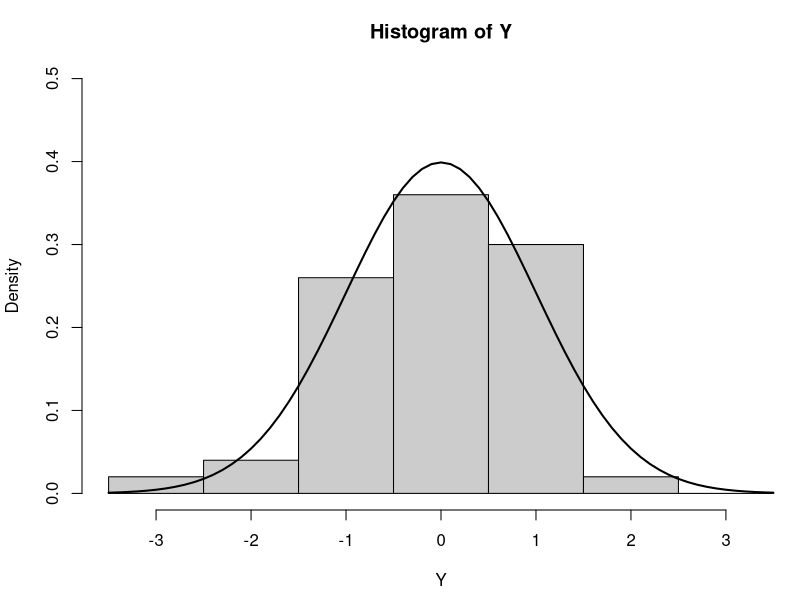
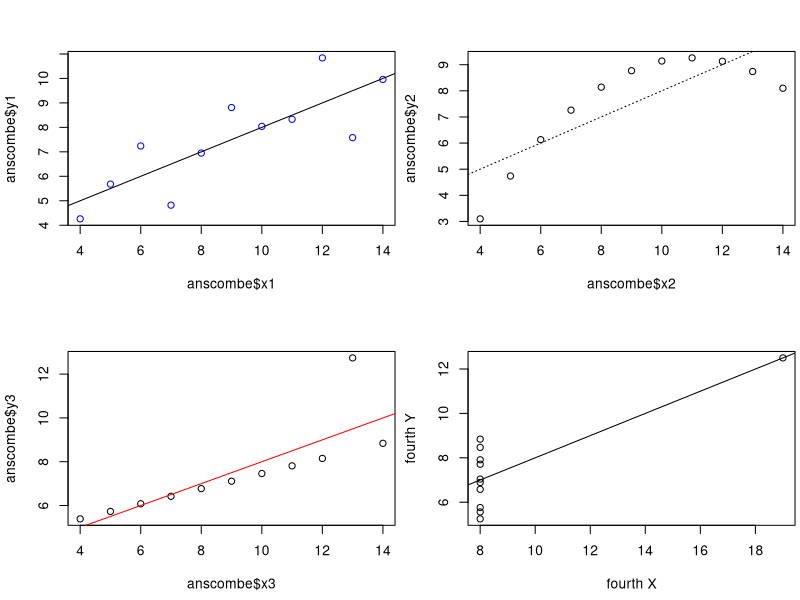
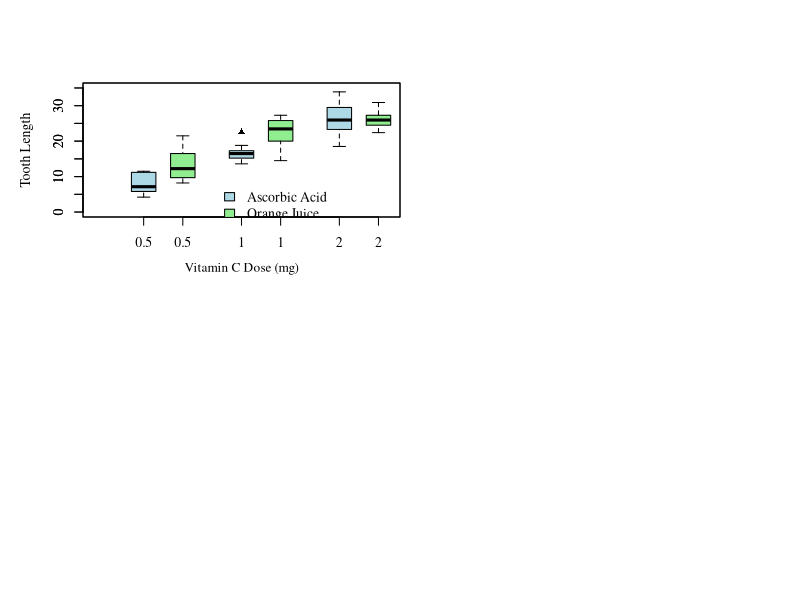
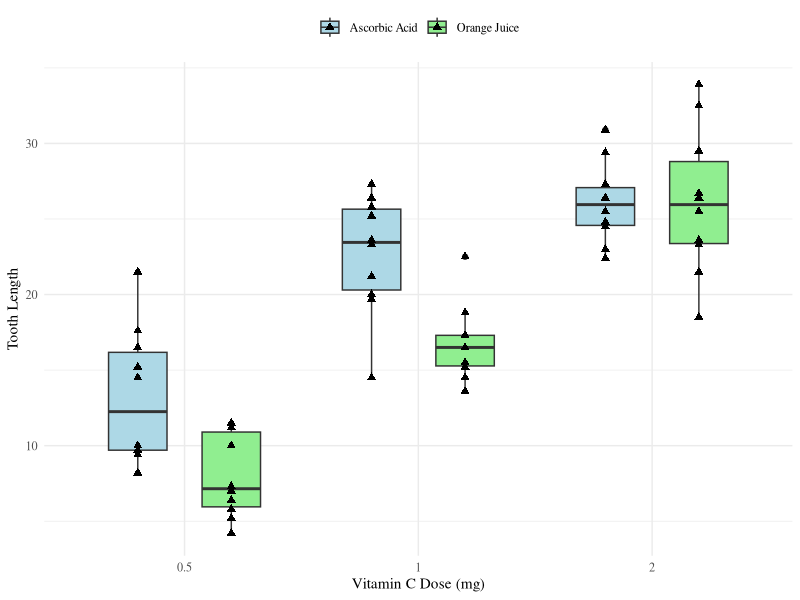

Generate these figures, in order, with R:
## ---- chunk 1
# Random data
Y <- rnorm(50)
# Make sure no Y exceed [-3.5, 3.5]
Y[Y < -3.5 | Y > 3.5] <- NA # Selection/set range
x <- seq(-3.5, 3.5, .1)
dn <- dnorm(x)
par(mar=c(4.5, 4.1, 3.1, 0))
hist(Y, breaks=seq(-3.5, 3.5), ylim=c(0, 0.5), col="gray80", freq=FALSE)
lines(x, dnorm(x), lwd=2)
par(mar=c(5.1, 4.1, 4.1, 2.1))

## ---- chunk 2
# Create four model objects
data(anscombe)  # Load Anscombe's data
lm1 <- lm(y1 ~ x1, data=anscombe)
summary(lm1)
lm2 <- lm(y2 ~ x2, data=anscombe)
summary(lm2)
lm3 <- lm(y3 ~ x3, data=anscombe)
summary(lm3)
lm4 <- lm(y4 ~ x4, data=anscombe)
summary(lm4)


## ---- chunk 3
par(mfrow=c(2, 2),mar=c(4.5, 4.1, 3.1, 0.3))
plot(anscombe$x1,anscombe$y1,col="blue")
abline(coefficients(lm1))
plot(anscombe$x2,anscombe$y2)
abline(coefficients(lm2),lty=3)
plot(anscombe$x3,anscombe$y3)
abline(coefficients(lm3),col="red")
plot(anscombe$x4,anscombe$y4,xlab="fourth X",ylab="fourth Y")
abline(coefficients(lm4))

## ---- chunk 4

# Custom boxplot with fine-tuned aesthetics

# Set graphical parameters for font and layout
par(family = "serif", mar=c(5, 5, 5, 0))

# Define custom colors
colors_vc <- "lightblue"  # Vitamin C - Ascorbic Acid
colors_oj <- "lightgreen" # Orange Juice

# Create boxplot for 'VC' (Vitamin C Ascorbic Acid group)
boxplot(len ~ dose, data = ToothGrowth,
        boxwex = 0.25, at = 1:3 - 0.2,
        subset= supp == "VC", col=colors_vc, # Use custom color
        xlab="",
        ylab="Tooth Length", ylim=c(0,35),
        pch=17) # Custom plotting character (triangle)

# Add x-axis label
mtext("Vitamin C Dose (mg)", side=1, line=2.5, cex=0.8)

# Overlay boxplot for 'OJ' (Orange Juice group)
boxplot(len ~ dose, data = ToothGrowth, add = TRUE,
        boxwex = 0.25, at = 1:3 + 0.2,
        subset= supp == "OJ", col=colors_oj, # Use custom color
        pch=19) # Custom plotting character (circle)

# Add a legend with the custom colors
legend(1.5, 9, c("Ascorbic Acid", "Orange Juice"), 
       fill = c(colors_vc, colors_oj), 
       bty="n")

# Reset graphical parameters
par(mar=c(5.1, 4.1, 4.1, 2.1))


## ---- chunk 5
# Load the necessary package
library(tidyverse)

# Custom colors for the boxplot
custom_colors <- c("lightblue", "lightgreen")

# Create the customized boxplot
ggplot(ToothGrowth, aes(x = factor(dose), y = len, fill = supp)) +
  
  # Boxplot with custom fill colors and adjusted dodge width
  geom_boxplot(position = position_dodge(0.8), width = 0.5) +
  
  # Add jittered points with custom shape
  geom_jitter(position = position_dodge(0.8), shape = 17, size = 2, color = "black") +
  
  # Set axis labels
  labs(x = "Vitamin C Dose (mg)", y = "Tooth Length") +
  
  # Custom fill colors for the two groups
  scale_fill_manual(values = custom_colors, labels = c("Ascorbic Acid", "Orange Juice")) +
  
  # Add a theme with a serif font
  theme_minimal(base_family = "serif") +
  
  # Adjust the legend
  theme(legend.title = element_blank(),
        legend.position = "top")

